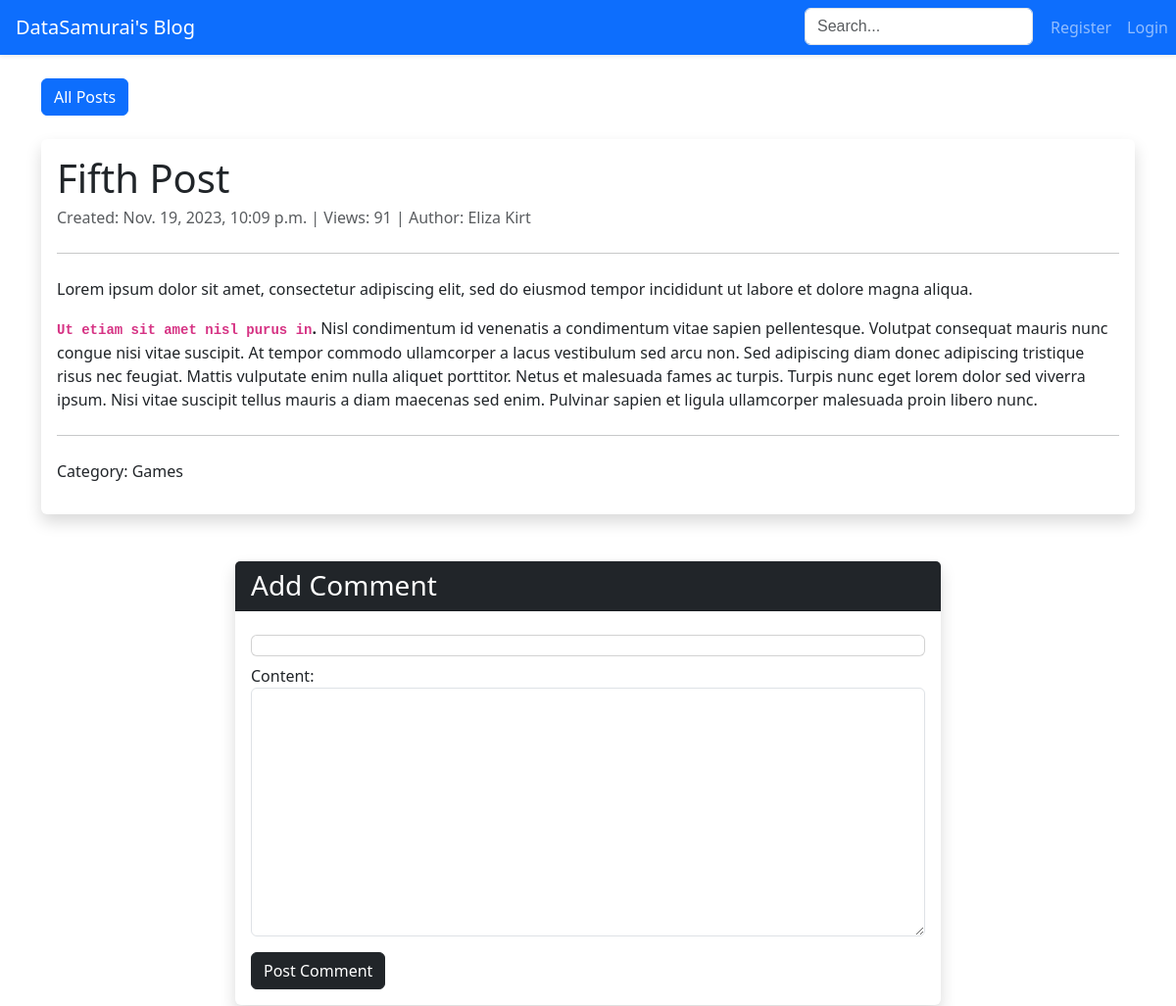
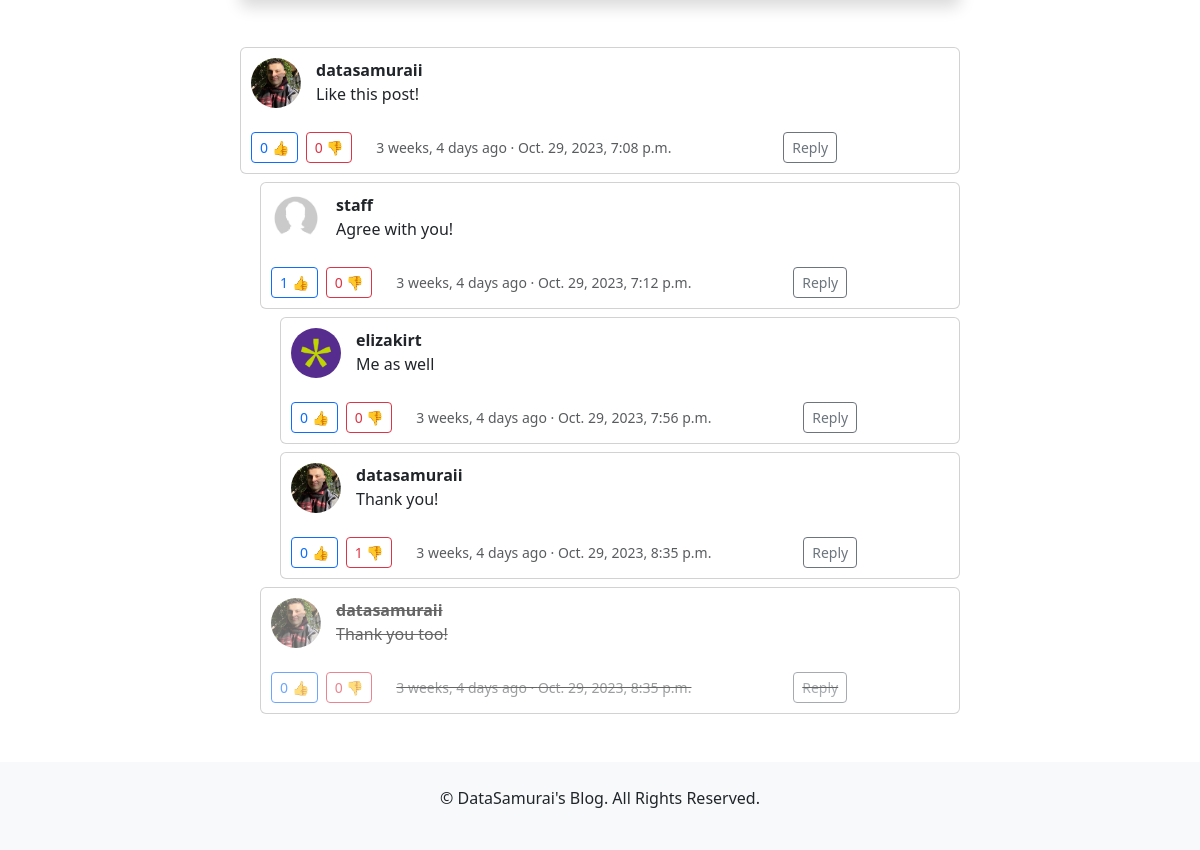
Page /blog/post/1/ on the committed database (2 pictures, top to bottom).
### posts/models.py (models this page shows, shortened)
class Post(models.Model):
    title = models.CharField(max_length=100, unique=True)
    content = RichTextField()
    category = models.ForeignKey('Category', on_delete=models.SET_NULL, null=True)
    date_scheduled = models.DateTimeField(null=True, blank=True)
    date_published = models.DateTimeField(null=True, blank=True)
    views = models.PositiveIntegerField(default=0)
    author = models.ForeignKey(settings.AUTH_USER_MODEL, on_delete=models.SET_NULL, null=True)
    is_published = models.BooleanField(default=False)
    def __str__(self):
        return self.title
    def save(self, *args, **kwargs):
        self.content = bleach.clean(
            self.content,
            tags=settings.ALLOWED_TAGS,
            attributes=settings.ALLOWED_ATTRIBUTES,
            protocols=settings.ALLOWED_PROTOCOLS,
            strip=settings.STRIP,
            strip_comments=settings.STRIP_COMMENTS,
        )
        super().save(*args, **kwargs)
    class Meta:
        ordering = ['-date_published']

class Category(models.Model):
    title = models.CharField(max_length=30)
    description = models.TextField()
    class Meta:
        ordering = ['title']
        verbose_name_plural = 'Categories'

class Comment(models.Model):
    content = models.CharField(max_length=500)
    author = models.ForeignKey(settings.AUTH_USER_MODEL, on_delete=models.SET_NULL, null=True)
    post = models.ForeignKey('Post', on_delete=models.CASCADE)
    timestamp = models.DateTimeField(auto_now_add=True)
    parent_comment = models.ForeignKey('self', on_delete=models.CASCADE, null=True, default=None)
    is_deleted = models.BooleanField(default=False)
    is_profane = models.BooleanField(default=False)
    is_negative = models.BooleanField(default=False)
    @property
    def likes_count(self):
        return self.reactions.filter(reaction_type='like').count()
    @property
    def dislikes_count(self):
        return self.reactions.filter(reaction_type='dislike').count()
    class Meta:
        ordering = ['timestamp']

### users/models.py (models this page shows, shortened)
class CustomUser(AbstractUser):
    is_banned = models.BooleanField(default=False)
    bio = models.CharField(max_length=200, blank=True, null=True, default=None)
    social_media = models.JSONField(default=dict, blank=True)
    profile_picture = models.ImageField(upload_to='profile_pictures/', blank=True, null=True)
    def __str__(self):
        return self.username
    class Meta:
        ordering = ['id']

### posts/views.py (the view)
# urls.py: path('post/<int:post_id>/', views.PostDetailView.as_view(), name='post_detail'),
class PostDetailView(DetailView):
    model = Post
    template_name = 'posts/post_detail.html'
    context_object_name = 'post'
    def get_object(self, queryset=None):
        post_id = self.kwargs.get('post_id')
        return get_object_or_404(self.model, pk=post_id)
    def get_context_data(self, **kwargs):
        context = super().get_context_data(**kwargs)
        context['comments'] = self.object.comment_set.filter(parent_comment__isnull=True).order_by(
            '-timestamp').prefetch_related('comment_set')
        context['form'] = CommentForm()
        return context
    def get(self, request, *args, **kwargs):
        response = super().get(request, *args, **kwargs)
        self.handle_views_counter()
        return response
    def handle_views_counter(self):
        ip = self.request.META.get('REMOTE_ADDR')
        time_threshold = timezone.now() - timedelta(hours=24)
        recent_views = ViewedPost.objects.filter(
            post=self.object, ip_address=ip, timestamp__gte=time_threshold
        )
        session_key = f'viewed_post_{self.object.id}'
        if not self.request.session.get(session_key) and not recent_views.exists():
            self.object.views += 1
            self.object.save(update_fields=['views'])
            self.request.session[session_key] = True
            self.request.session.set_expiry(86400)  # 24 hours in seconds
            ViewedPost.objects.create(post=self.object, ip_address=ip)
            logger.info(f'Created new ViewedPost for IP {ip}, post {self.object, self.object.pk}')

### posts/forms.py
class CommentForm(forms.ModelForm):
    parent_comment = forms.ModelChoiceField(
        queryset=Comment.objects.all(),
        required=False,
        widget=forms.HiddenInput()
    )
    class Meta:
        model = Comment
        fields = ['content', 'parent_comment']
        widgets = {
            'content': forms.Textarea(attrs={'class': 'form-control'}),
        }

### templates/posts/post_detail.html (shortened to what this page needs)
{% extends 'base.html' %}
{% block page_content %}
    <div class="d-flex justify-content-between align-items-center mt-4">
        <a href="{% url 'post_list' %}" class="btn btn-primary">All Posts</a>
    </div>
    <div class="card border-0 shadow my-4">
        <div class="card-body">
            <h1 class="card-title">{{ post.title }}</h1>
            <p class="card-subtitle mb-2 text-muted">
                Created: {{ post.date_published }} |
                Views: {{ post.views }} |
                Author: {{ post.author.first_name }} {{ post.author.last_name }}
            </p>
            <hr class="my-4"/>
            <div class="card-text mb-4">
                {{ post.content|safe }}
            </div>
            <hr class="my-4"/>
            <p>Category: {{ post.category.title }}</p>
        </div>
    </div>
    {% include 'posts/comment_list.html' %}
{% endblock %}

### templates/posts/comment_detail.html (shortened to what this page needs)
{% load static %}
<div>
    <div class="card mt-2" style="margin-left: {{ depth|default:'0' }}px;">
        <div class="card-body comment-container {% if comment.is_deleted %}deleted-comment{% endif %}">
            <div class="comment-flex-container">
                <img src="
                        {% if comment.author.profile_picture %}{{ comment.author.profile_picture.url }}{% else %}{% static 'images/profile-placeholder.jpg' %}{% endif %}"
                     class="profile-picture" alt="Profile Picture">
                <div class="comment-content">
                    <strong>{{ comment.author }}</strong>
                    {% if comment.is_profane or comment.is_negative %}
                        <p class="content-placeholder" onclick="toggleCommentContent(this, {{ comment.id }})">
                            THIS COMMENT HAS BEEN MARKED FOR PROFANITY OR NEGATIVITY. CLICK TO REVEAL.
                        </p>
                        <p class="original-content" id="comment-content-{{ comment.id }}" style="display: none;">
                            {{ comment.content }}
                            <button onclick="toggleCommentContent(null, {{ comment.id }})" class="hide-content-btn">
                                Hide
                            </button>
                        </p>
                    {% else %}
                        <p>{{ comment.content }}</p>
                    {% endif %}
                </div>
            </div>
            <div class="d-flex align-items-center">
                <form action="{% url 'comment_reaction' comment.id %}" method="post" style="display: inline;">
                    <button type="submit" class="btn btn-sm btn-outline-primary me-2">
                         {{ comment.likes_count }} 👍
                    </button>
                </form>
                <form action="{% url 'comment_reaction' comment.id %}" method="post" style="display: inline;">
                    <button type="submit" class="btn btn-sm btn-outline-danger me-4">
                         {{ comment.dislikes_count }} 👎
                    </button>
                </form>
                <small class="text-muted">{{ comment.timestamp|timesince }} ago · {{ comment.timestamp }}</small>
                <button type="button" onclick="setReplyTo('{{ comment.id }}', '{{ comment.content|escapejs }}');"
                        class="btn btn-sm btn-outline-secondary m-auto">Reply
                </button>
            </div>
        </div>
    </div>
    {% with replies=comment.comment_set.all new_depth=depth|add:'20' %}
        {% for reply in replies %}
            {% include 'posts/comment_detail.html' with comment=reply depth=new_depth %}
        {% endfor %}
    {% endwith %}
</div>

### templates/posts/comment_list.html (style rules this page uses)
.comment-container { position: relative; padding: 10px; }
.deleted-comment { text-decoration: line-through; color: #000000; pointer-events: none; opacity: 0.6; cursor: not-allowed; }
.comment-flex-container { display: flex; align-items: start; margin-bottom: 10px; }
.comment-content { flex-grow: 1; }
.profile-picture { border-radius: 50%; width: 50px; height: 50px; object-fit: cover; margin-right: 15px; }

### rows in the picture
Post: title "Fifth Post", date_published "Nov. 19, 2023, 10:09 p.m.", views "91", author.first_name "Eliza", author.last_name "Kirt", content "Lorem ipsum dolor sit amet, consectetur adipiscing elit, sed do eiusmod tempor incididunt ut labore et dolore magna aliqua. Ut etiam sit amet nisl purus in . Nisl condimentum id venenatis a condimentum vitae sapien pellentesque. Volutpat consequat mauris nunc congue nisi vitae suscipit. At tempor commodo ullamcorper a lacus vestibulum sed arcu non. Sed adipiscing diam donec adipiscing tristique risus nec feugiat. Mattis vulputate enim nulla aliquet porttitor. Netus et malesuada fames ac turpis. Turpis nunc eget lorem dolor sed viverra ipsum. Nisi vitae suscipit tellus mauris a diam maecenas sed enim. Pulvinar sapien et ligula ullamcorper malesuada proin libero nunc.", category "Games"
Comment: author.profile_picture (picture), author "datasamuraii", content "Like this post!", likes_count "0", dislikes_count "0", timestamp "3 weeks, 4 days", timestamp "Oct. 29, 2023, 7:08 p.m."
Comment: author "staff", content "Agree with you!", likes_count "1", dislikes_count "0", timestamp "3 weeks, 4 days", timestamp "Oct. 29, 2023, 7:12 p.m."
Comment: author.profile_picture (picture), author "elizakirt", content "Me as well", likes_count "0", dislikes_count "0", timestamp "3 weeks, 4 days", timestamp "Oct. 29, 2023, 7:56 p.m."
Comment: author.profile_picture (picture), author "datasamuraii", content "Thank you!", likes_count "0", dislikes_count "1", timestamp "3 weeks, 4 days", timestamp "Oct. 29, 2023, 8:35 p.m."
Comment: author.profile_picture (picture), author "datasamuraii", content "Thank you too!", likes_count "0", dislikes_count "0", timestamp "3 weeks, 4 days", timestamp "Oct. 29, 2023, 8:35 p.m."
